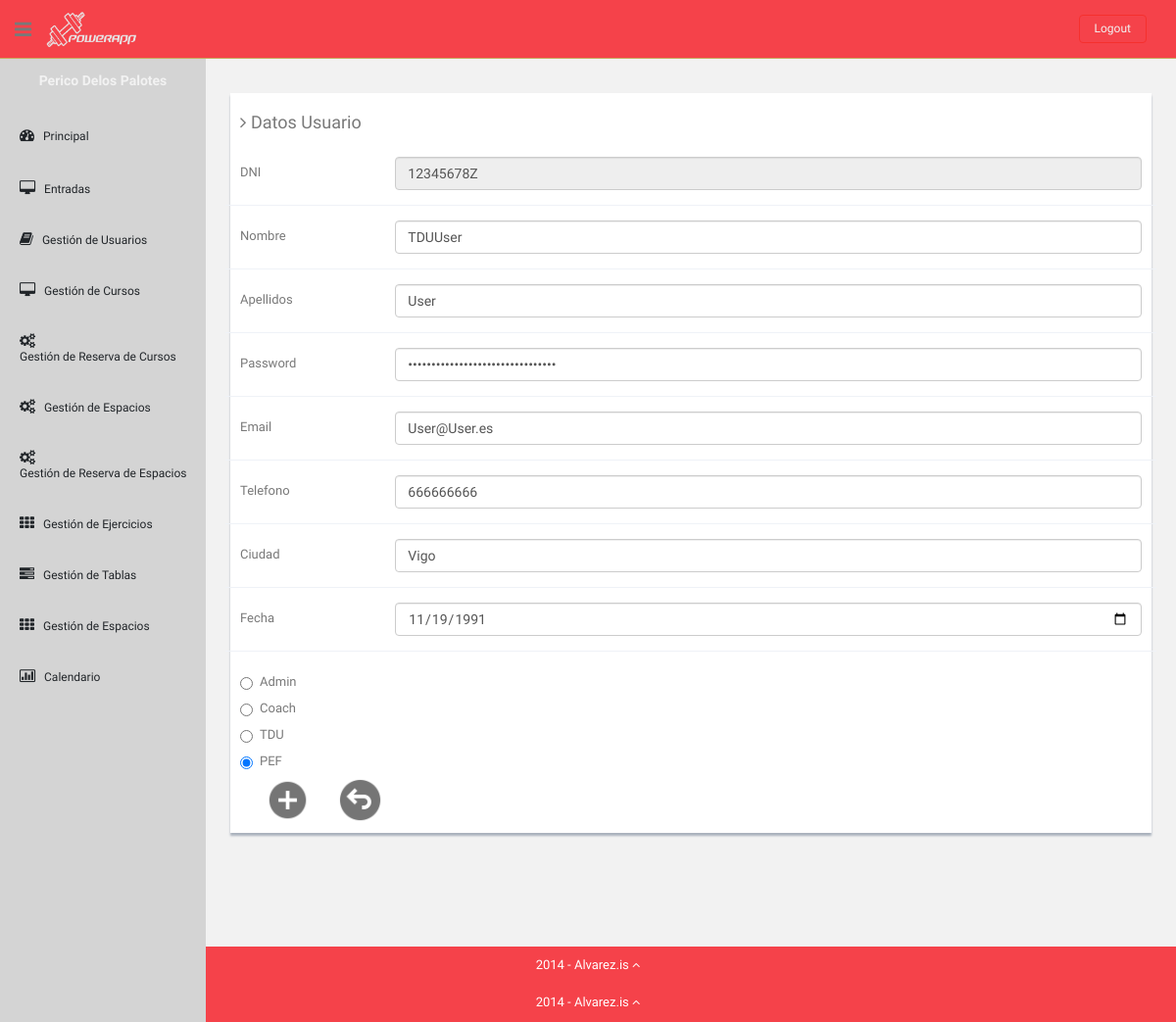
Page /Controllers/formLoader.php?DNI=12345678Z&form=userEdit (signed in) on the earlier database version.
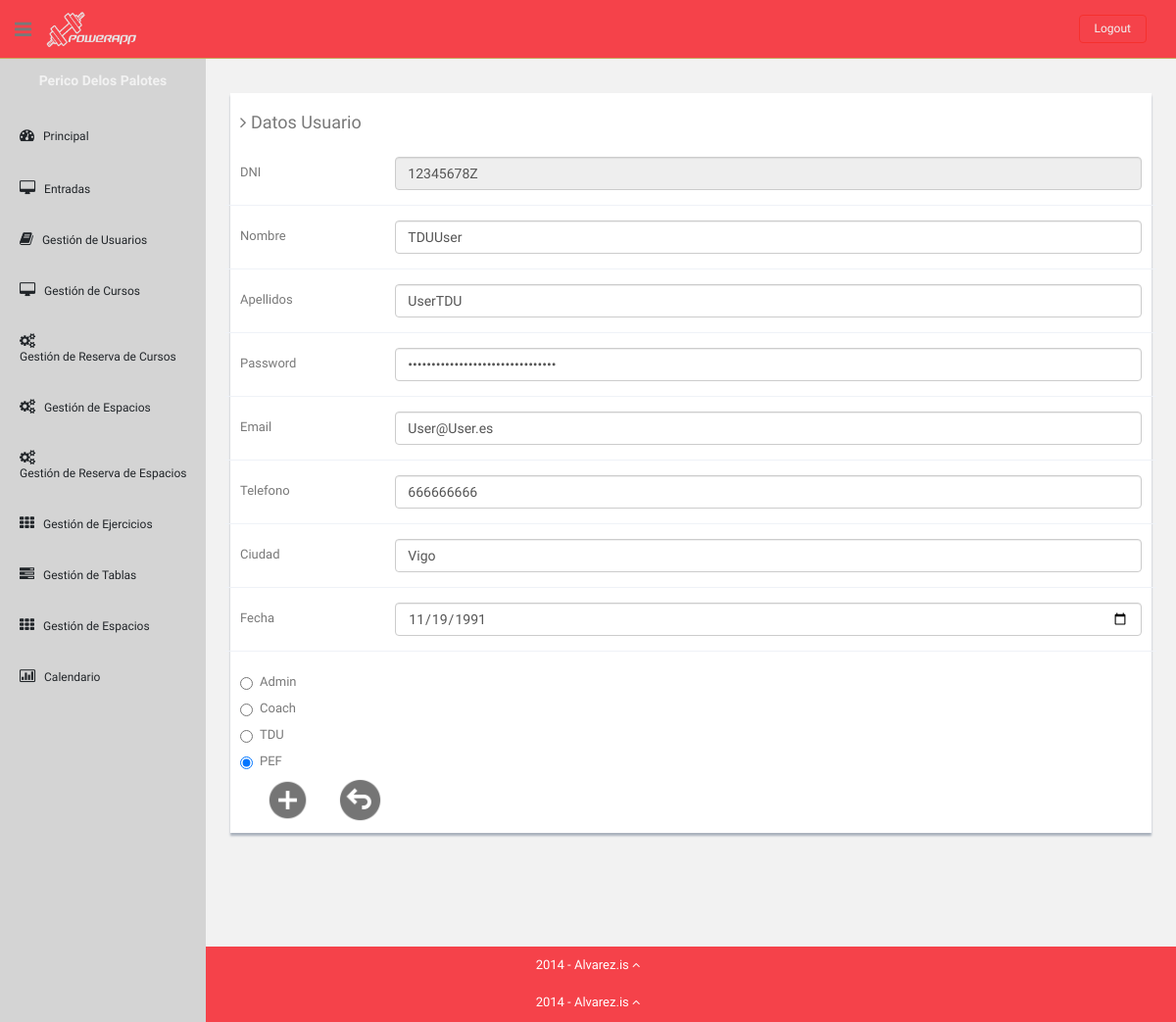
Same page on the later database version.
### tables this page shows
CREATE TABLE UsersGym (
    DNI varchar(9) NOT NULL,
    UserType ENUM('ADMIN', 'COACH', 'TDU', 'PEF') NOT NULL,
    PasswordHash char(32) NOT NULL,
    FirstName varchar(50) NOT NULL,
    LastName varchar(80),
    Email varchar(255),
    Telephone int(9),
    City varchar(255),
	Birthdate date,

    PRIMARY KEY (DNI)
);

### Models/User.php (called while the page is built, shortened)
<?php
class User
{
	private $DNI;
    private $UserType;
    private $PasswordHash;
    private $FirstName;
    private $LastName;
    private $Email;
    private $Telephone;
    private $City;
    private $Birthdate;
    public function __construct($DNI)
    {
        $this->DNI = $DNI;
    }
    public function loadDataAssoc($dataArray)
    {
        $this->UserType = $dataArray['UserType'];
        $this->PasswordHash = $dataArray['PasswordHash'];
        $this->FirstName = $dataArray['FirstName'];
        $this->LastName = $dataArray['LastName'];
        $this->Email = $dataArray['Email'];
        $this->Telephone = $dataArray['Telephone'];
        $this->City = $dataArray['City'];
        $this->Birthdate = $dataArray['Birthdate'];
    }
    public function getDNI()
    {
        return $this->DNI;
    }
    public function getUserType()
    {
        return $this->UserType;
    }
    public function getPasswordHash()
    {
        return $this->PasswordHash;
    }
    public function getFirstName()
    {
        return $this->FirstName;
    }
    public function getLastName()
    {
        return $this->LastName;
    }
    public function getEmail()
    {
        return $this->Email;
    }
    public function getTelephone()
    {
        return $this->Telephone;
    }
    public function getCity()
    {
        return $this->City;
    }
    public function getBirthdate()
    {
        return $this->Birthdate;
    }
}
 ?>

### Models/UsersModel.php (called while the page is built, shortened)
<?php
class UserDAO
{
    private $DBLink;
    private $serverName ="localhost";
    private $userName = "admin";
    private $passWord = "admin";
    private $DBName = "powerAppDB";
	function __construct(){
	    $this->DBLink =  new mysqli($this->serverName,$this->userName,$this->passWord,$this->DBName);
    }
    function get(User $user){
        $statement = $this->DBLink->prepare("SELECT * FROM UsersGym WHERE DNI=?");
        $DNI = $user->getDNI();
        $statement->bind_param("s",$DNI);
        if(!$statement->execute()) {
            return "Falló la ejecución: (" . $statement->errno . ") " . $statement->error;
        }else{
            $result = $statement->get_result();
            return "ok";
        }
    }
}
?>

### Views/userEditView.php (the view, shortened to what the changed rows need)
<?php
class userEditView
{
    function __construct(User $user)
    {
        $this->user = $user;
        $this->render();
    }
    function render()
    {
?>
        <div class="row mt">
            <div class="col-lg-12">
                <div class="form-panel">
                    <h4 class="mb">
                        <i class="fa fa-angle-right"></i>
                        Datos Usuario
                    </h4>
            <form class="form-horizontal style-form" method="post" action="../Controllers/UserActionController.php?action=EDIT">
                <div class="form-group">
                    <label class="col-sm-2 col-sm-2 control-label">DNI</label>
                        <div class="col-sm-10">
                            <input type="text" class="form-control" name="DNI" value="<?php echo $this->user->getDNI(); ?>" readonly>
                        </div>
                </div>
                <div class="form-group">
                    <label class="col-sm-2 col-sm-2 control-label">Nombre</label>
                    <div class="col-sm-10">
                        <input type="text" class="form-control" name="FirstName" value="<?php echo $this->user->getFirstName(); ?>">
                    </div>
                </div>
                <div class="form-group">
                    <label class="col-sm-2 col-sm-2 control-label">Apellidos</label>
                    <div class="col-sm-10">
                        <input type="text" class="form-control" name="LastName" value="<?php echo $this->user->getLastName() ?>">
                    </div>
                </div>
                <div class="form-group">
                    <label class="col-sm-2 col-sm-2 control-label">Password</label>
                    <div class="col-sm-10">
                        <input type="password"  class="form-control" placeholder="" name="PasswordHash" value="<?php echo $this->user->getPasswordHash()?>">
                    </div>
                </div>
                <div class="form-group">
                    <label class="col-sm-2 col-sm-2 control-label">Email</label>
                    <div class="col-sm-10">
                        <input type="text" class="form-control" name="Email" value="<?php echo $this->user->getEmail() ?>">
                    </div>
                </div>
                <div class="form-group">
                    <label class="col-sm-2 col-sm-2 control-label">Telefono</label>
                    <div class="col-sm-10">
                        <input type="text" class="form-control" name="Telephone" value="<?php echo $this->user->getTelephone() ?>">
                    </div>
                </div>
                <div class="form-group">
                    <label class="col-sm-2 col-sm-2 control-label">Ciudad</label>
                    <div class="col-sm-10">
                        <input type="text" class="form-control" name="City" value="<?php echo $this->user->getCity() ?>">
                    </div>
                </div>
                <div class="form-group">
                    <label class="col-sm-2 col-sm-2 control-label">Fecha</label>
                    <div class="col-sm-10">
                        <input type="date" class="form-control" name="Birthdate" value="<?php echo $this->user->getBirthdate() ?>">
                    </div>
                </div>
                <div class="radio">
                    <label>
                    <input type="radio" name="UserType" id="optionsRadios1" value="ADMIN" <?php if ($this->user->getUserType()=='ADMIN')
    {
                    echo "checked";
    } ?>>
                    Admin
                    </label>
                </div>
            <div class="radio">
                <label>
                <input type="radio" name="UserType" id="optionsRadios2"
                       value="COACH" <?php if ($this->user->getUserType() == 'COACH') {
                    echo "checked";
                } ?>>
                Coach
                </label>
            </div>
            <div class="radio">
                <label>
                    <input type="radio" name="UserType" id="optionsRadios3"
                       value="TDU" <?php if ($this->user->getUserType() == 'TDU') {
                    echo "checked";
                } ?>>
                TDU
                </label>
            </div>
            <div class="radio">
                <label>
                <input type="radio" name="UserType" id="optionsRadios4"
                       value="PEF" <?php if ($this->user->getUserType() == 'PEF') {
                    echo "checked";
                } ?>>
                PEF
                </label>
            </div>
                <button class="submit" type="submit"><img src="../Templates/img2/add.png"></button>
                <a class="submit" href="../Controllers/UserShowAllController.php"><img src="../Templates/img2/atras.png"></a>
            </form>
<?php
    }
}
?>

Differences in the rows shown:
changed usersgym "TDUUser": LastName "User" → "UserTDU"
